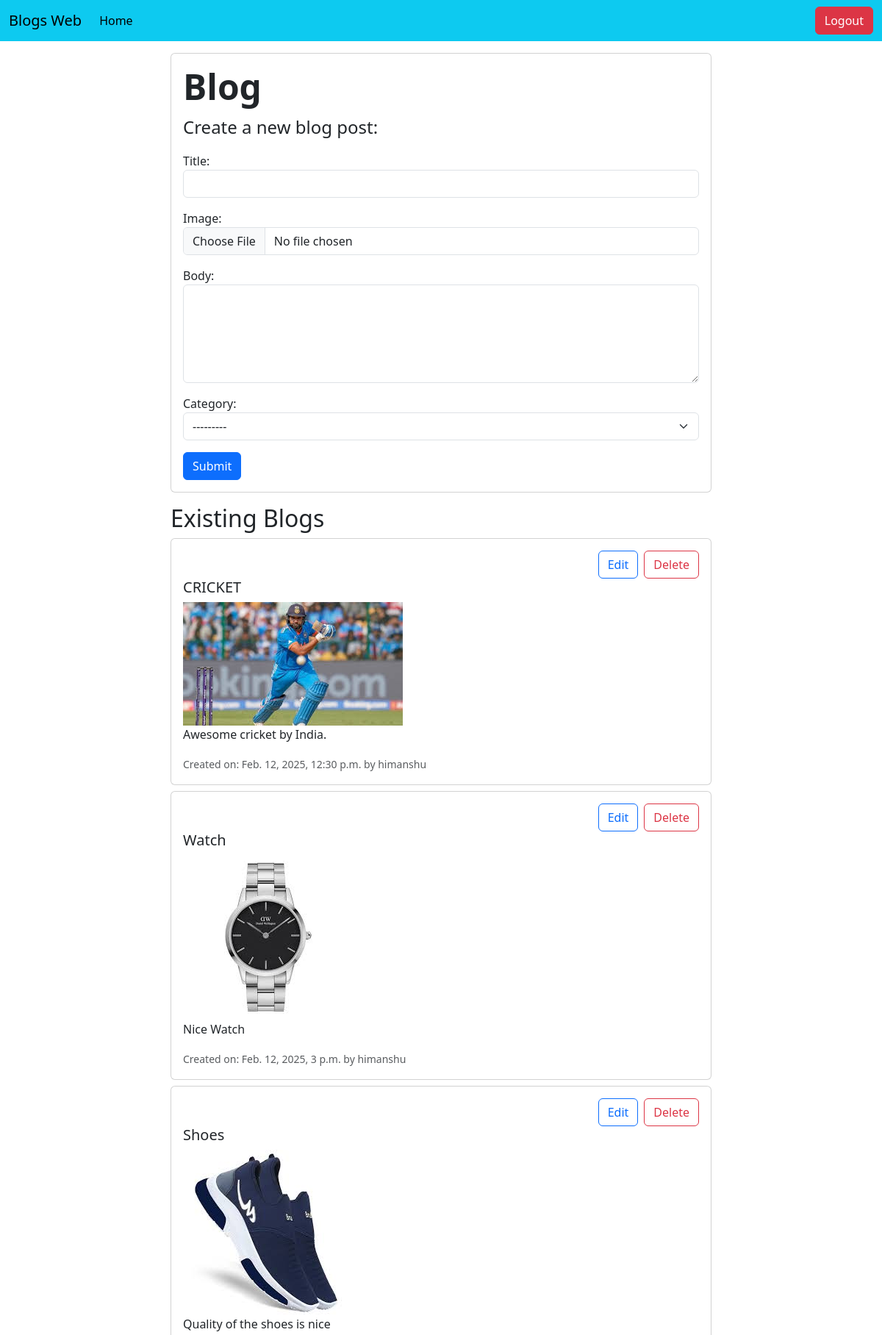
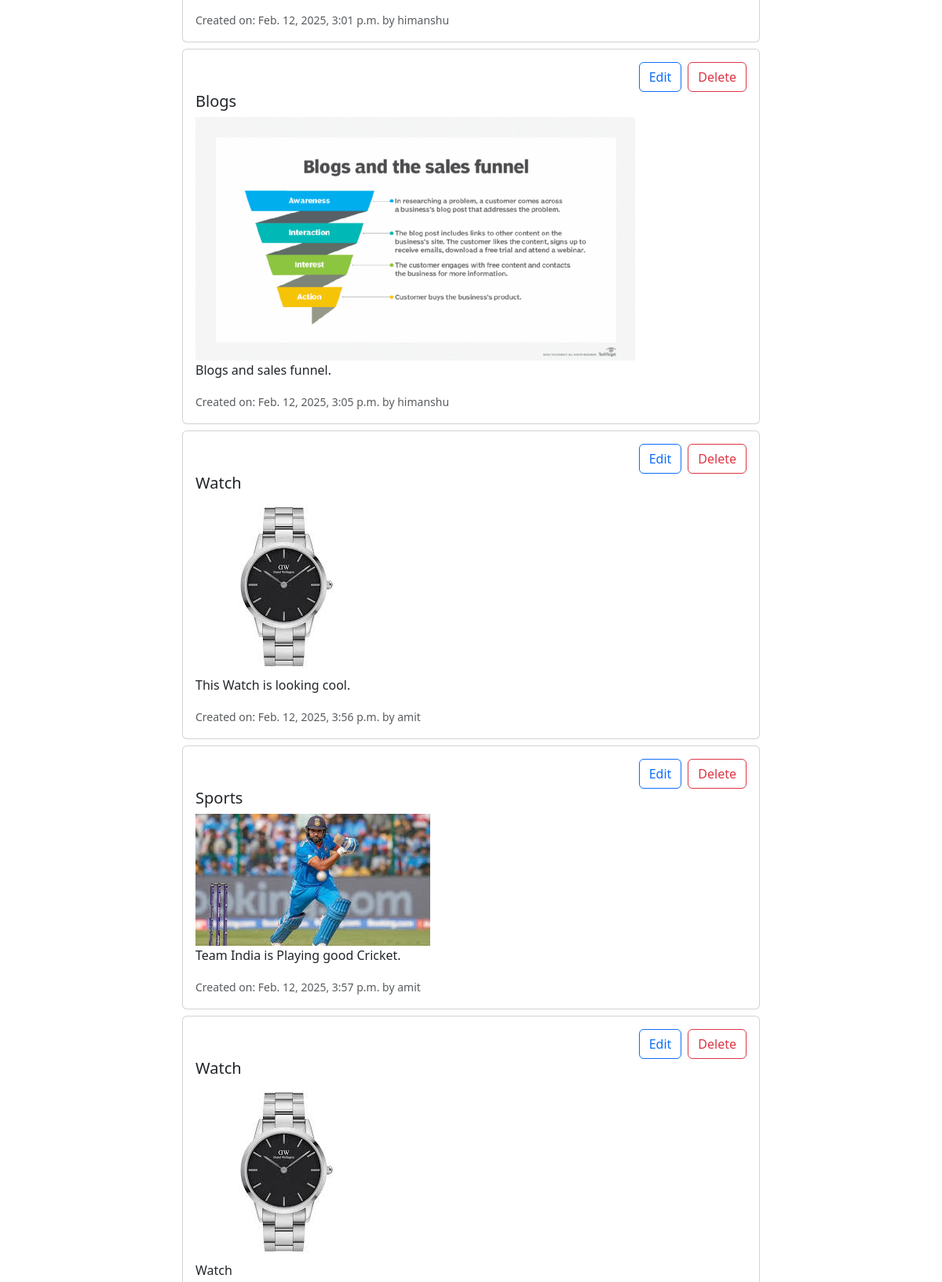
The app's page / (signed in, upper part) with its own data (2 pictures, top to bottom).
### blog/models.py (models this page shows, shortened)
class Blog(models.Model):
    title = models.CharField(max_length=255, null=True)
    body = models.TextField(null=True)
    created_on = models.DateTimeField(auto_now_add=True, null=True)
    created_by = models.ForeignKey(User, on_delete=models.CASCADE, null=True, blank=True, related_name="blogs")
    last_modified = models.DateTimeField(auto_now=True,null=True)
    category = models.ForeignKey(Category, on_delete=models.CASCADE, related_name="blogs", null=True)
    image = models.ImageField(upload_to='', null=True, blank=True)

### blog/views.py (the view)
# urls.py: path("", views.home, name="home"),
@login_required(login_url='login')
def home(request):
    if request.method == 'POST':
        form = BlogForm(request.POST, request.FILES)
        if form.is_valid():
            blog = form.save()
            if request.user.is_authenticated:
                blog.created_by = request.user
            blog.save()
            return redirect('home')
    else:
        form = BlogForm()
    if request.user.is_superuser:
        blogs=Blog.objects.all()
    else:
        blogs = Blog.objects.filter(created_by=request.user)    # When using the filter, pass the request.user and created_by is used from the table.
    return render(request, 'home.html', {'form': form, 'blogs': blogs})

### blog/forms.py
class BlogForm(forms.ModelForm):
    class Meta:
        model = Blog
        fields = ['title', 'image', 'body', 'category']
        widgets = {
            'title': forms.TextInput(attrs={'class': 'form-control'}),
            'image': forms.FileInput(attrs={'class': 'form-control'}),
            'body': forms.Textarea(attrs={'class': 'form-control', 'rows': 5}),
            'category': forms.Select(attrs={'class': 'form-select'})
        }

### blog/models.py (called while the page is built)
    def __str__(self):
        return self.name

### templates/home.html (shortened to what this page needs)
{% include 'navbar.html' %}
<!doctype html>
<html lang="en">
<head>
    <link href="https://cdn.jsdelivr.net/npm/bootstrap@5.3.3/dist/css/bootstrap.min.css" rel="stylesheet"
>
</head>
<body>
    <div class="container">
        <div class="row justify-content-center">
            <div class="col-md-8">
                <div class="card mb-3">
                    <div class="card-body">
                        <h1 class="display-5 fw-bold">Blog</h1>
                        <p class="col-md-8 fs-4">Create a new blog post:</p>
                        <form method="post" enctype="multipart/form-data">
                            {{ form.as_p }}
                            <button type="submit" class="btn btn-primary">Submit</button>
                        </form>
                    </div>
                </div>
            </div>
          </div>
          <div class="row justify-content-center">
            <div class="col-md-8">
                <h2>Existing Blogs</h2>
                {% for blog in blogs %}
                <div class="card mb-2">
                    <div class="card-body">
                        <div class="d-flex justify-content-end">
                            <a href="{% url 'edit' blog.id %}" class="btn btn-outline-primary btn-md edit mx-2">Edit</a>
                            {% if request.user.is_superuser %}
                            <a href="{% url 'delete' blog.id %}" class="btn btn-outline-danger btn-md delete"
                            onclick="return confirm('Are you sure you want to delete?')">Delete</a>
                            {% endif %}
                        </div>
                        <h5 class="card-title">{{ blog.title }}</h5>
                        {% if blog.image %}
                        <img src="{{ blog.image.url }}" alt="Blog Image" class="img-fluid">
                        {% endif %}
                        <p class="card-text">{{ blog.body }}</p>
                        <p class="card-text"><small class="text-muted">Created on: {{ blog.created_on }} by
                        {{ blog.created_by }}</small></p>
                    </div>
                </div>
                {% endfor %}
            </div>
          </div>
        </div>
</body>
</html>

### records on screen
Blog: title "CRICKET", image (picture), body "Awesome cricket by India.", created_on "Feb. 12, 2025, 12:30 p.m.", created_by "himanshu"
Blog: title "Watch", image (picture), body "Nice Watch", created_on "Feb. 12, 2025, 3 p.m.", created_by "himanshu"
Blog: title "Shoes", image (picture), body "Quality of the shoes is nice", created_on "Feb. 12, 2025, 3:01 p.m.", created_by "himanshu"
Blog: title "Blogs", image (picture), body "Blogs and sales funnel.", created_on "Feb. 12, 2025, 3:05 p.m.", created_by "himanshu"
Blog: title "Watch", image (picture), body "This Watch is looking cool.", created_on "Feb. 12, 2025, 3:56 p.m.", created_by "amit"
Blog: title "Sports", image (picture), body "Team India is Playing good Cricket.", created_on "Feb. 12, 2025, 3:57 p.m.", created_by "amit"
Blog: title "Watch", image (picture), body "Watch"
